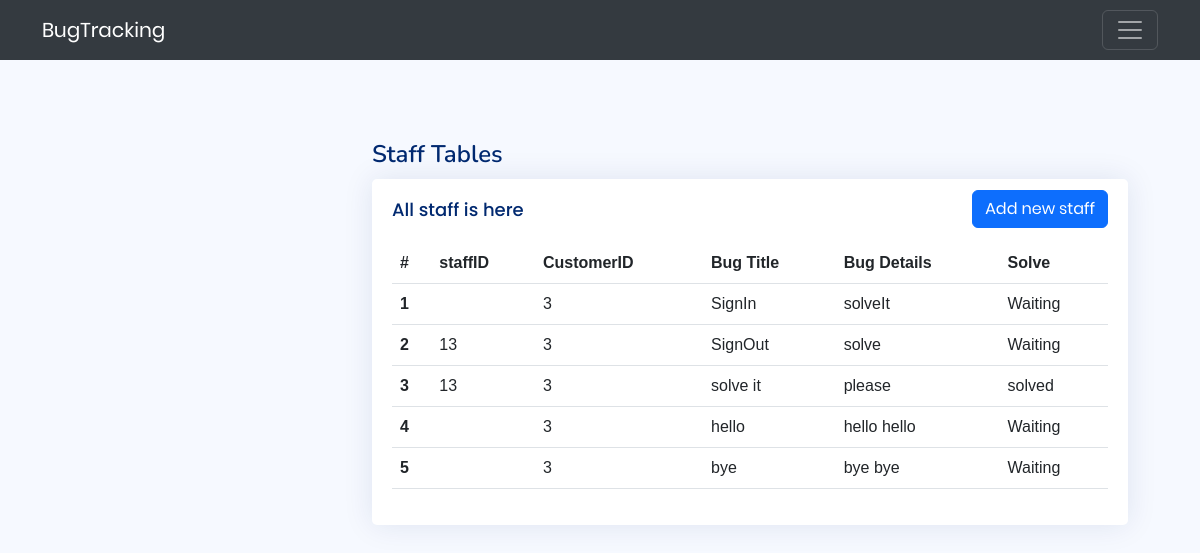
Before: /views/showMyBug.php (signed in) with the older database file.
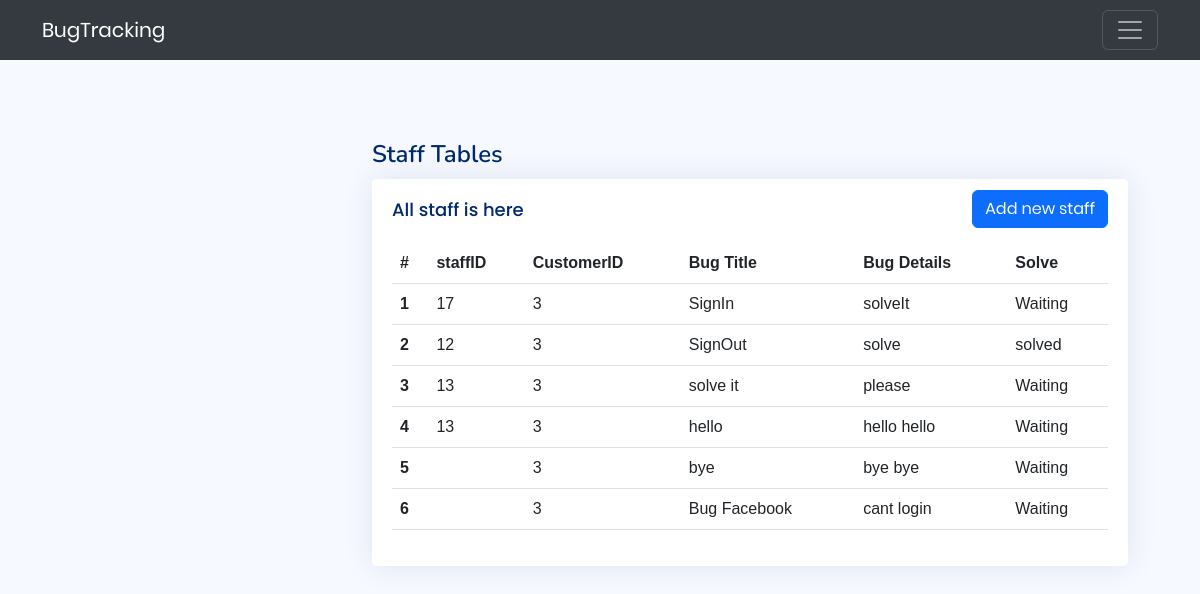
After: the same page with the newer database file.
### tables this page shows
CREATE TABLE `bug` (
  `bugID` int(11) NOT NULL,
  `staffAssignedID` int(11) DEFAULT NULL,
  `customerReportedID` int(11) NOT NULL,
  `bug title` varchar(255) NOT NULL,
  `bug details` text NOT NULL,
  `solved` int(11) NOT NULL DEFAULT 0
);

### models/customer.php (called while the page is built, shortened)
<?php
class Customer extends User
{
    public function getMyBugs($id)
    {
        $db = new DBController;
        if ($db->openConnect()) {
            $query = "SELECT * FROM bug WHERE customerReportedID='$id'";
            return $db->select($query);
        } else {
            echo "error database connection";
            return false;
        }
    }
}

### controllers/DBController.php (called while the page is built, shortened)
<?php
class DBController
{
    private $dbHost = "localhost";
    private $dbUser = "root";
    private $dbPass = "";
    private $dbName = "bug_tracking";
    public $connection;
    public function openConnect()
    {
        $this->connection = new mysqli($this->dbHost, $this->dbUser, $this->dbPass, $this->dbName);
        if ($this->connection->connect_error) {
            echo "error in connection : " . $this->connection->connect_error;
            return false;
        } else {
            return true;
        }
    }
    public function select($qry)
    {
        $result = $this->connection->query($qry);
        if (!$result) {
            echo "ERROR : " . mysqli_error($this->connection);
            return false;
        } else {
            return $result->fetch_all(MYSQLI_ASSOC);
        }
    }
}
?>

### views/showMyBug.php (the view, shortened to what this page needs)
<?php
if (!isset($_SESSION['userType'])) {
    header("location: login.php");
} else {
    $i = 1;
    require_once '../models/customer.php';
    $customer = new Customer;
    $staffs = $customer->getMyBugs($_SESSION['userID']);
}
?>
<!DOCTYPE html>
<html lang="en">
<head>
    <link href="../views/admin/assets/vendor/boxicons/css/boxicons.min.css" rel="stylesheet">
    <link href="../views/admin/assets/vendor/quill/quill.snow.css" rel="stylesheet">
    <link href="../views/admin/assets/vendor/quill/quill.bubble.css" rel="stylesheet">
    <link href="../views/admin/assets/vendor/remixicon/remixicon.css" rel="stylesheet">
    <link href="../views/admin/assets/vendor/simple-datatables/style.css" rel="stylesheet">
    <link rel="stylesheet" href="../views/css/all.min.css">
    <link rel="stylesheet" href="../views/css/util.css">
    <link rel="stylesheet" href="../views/css/main.css">
    <link rel="stylesheet" href="../views/css/style.css">
    <link rel="stylesheet" href="../views/css/bootstrap.min.css">
    <link href="assets/css/style.css" rel="stylesheet">
</head>
<body>
    <nav class="navbar bg-body-secondary sticky-top na" data-bs-theme="dark">
        <div class="container">
            <a class="navbar-brand" href="../views/customer.php">BugTracking</a>
            <button class="navbar-toggler" type="button" data-bs-toggle="offcanvas" data-bs-target="#offcanvasNavbar"
                aria-controls="offcanvasNavbar" aria-label="Toggle navigation">
                <span class="navbar-toggler-icon"></span>
            </button>
        </div>
    </nav>
    <div class="container">
        <main id="main" class="main show-admin">
            <div class="pagetitle">
                <h1>Staff Tables</h1>
            </div>
            <section class="section">
                <div class="row">
                    <div class="col-lg-12">
                        <div class="card">
                            <div class="card-body">
                                <div class="d-flex justify-content-between align-items-center">
                                    <h5 class="card-title">All staff is here</h5>
                                    <div class="stuff-operator">
                                        <a href="add-staff.php">
                                            <button type="button" class="btn btn-primary add-button">Add new
                                                staff</button>
                                        </a>
                                    </div>
                                </div>
                                <?php
                                if (count($staffs) == 0) {
                                    ?>
                                    <div class="alert alert-danger" role="alert">
                                        There is no any staff
                                    </div>
                                    <?php
                                } else {
                                    ?>
                                    <table class="table datatable">
                                        <thead>
                                            <tr>
                                                <th scope="col">#</th>
                                                <th scope="col">staffID</th>
                                                <th scope="col">CustomerID</th>
                                                <th scope="col">Bug Title</th>
                                                <th scope="col">Bug Details</th>
                                                <th scope="col">Solve</th>
                                            </tr>
                                        </thead>
                                        <tbody>
                                            <?php
                                            foreach ($staffs as $staff) {
                                                ?>
                                                <tr>
                                                    <th scope="row">
                                                        <?php echo $i++; ?>
                                                    </th>
                                                    <td>
                                                        <?php echo $staff["staffAssignedID"] ?>
                                                    </td>
                                                    <td>
                                                        <?php echo $staff["customerReportedID"] ?>
                                                    </td>
                                                    <td>
                                                        <?php echo $staff["bug title"] ?>
                                                    </td>
                                                    <td>
                                                        <?php echo $staff["bug details"] ?>
                                                    </td>
                                                    <td>
                                                        <?php
                                                        if ($staff["solved"] == 1) {
                                                            echo "solved";
                                                        } else {
                                                            echo "Waiting";
                                                        }
                                                        ?>
                                                    </td>
                                                </tr>
                                                <?php
                                            }
                                            ?>
                                        </tbody>
                                    </table>
                                    <?php
                                }
                                ?>
                            </div>
                        </div>
                    </div>
                </div>
            </section>
        </main>
    </div>
</body>
</html>

### views/css/main.css (style rules this page uses)
* { margin: 0px; padding: 0px; box-sizing: border-box; }
body, html { height: 100%; font-family: Poppins-Regular, sans-serif; }
a { font-family: Poppins-Regular; font-size: 14px; line-height: 1.7; color: #666666; margin: 0px; transition: all 0.4s; -webkit-transition: all 0.4s; -o-transition: all 0.4s; -moz-transition: all 0.4s; }
h1,h2,h3,h4,h5,h6 { margin: 0px; }
button { outline: none !important; border: none; background: transparent; }

### views/css/style.css (style rules this page uses)
.show-admin { margin-top: 20px; }
.stuff-operator { display: flex; align-items: center; }
.add-button { margin-bottom: 5px; }
.card { background: #fff; transition: 0.5s; border: 0; margin-bottom: 30px; border-radius: 0.55rem; position: relative; width: 100%; height: 86.6vh; }
* { margin: 0; padding: 0; font-family: "Hind Siliguri", sans-serif; }
.container { width: 90%; margin: auto; }

### views/admin/assets/css/style.css (style rules this page uses)
:root { scroll-behavior: smooth; }
body { font-family: "Open Sans", sans-serif; background: #f6f9ff; color: #444444; }
a { color: #4154f1; text-decoration: none; }
h1, h2, h3, h4, h5, h6 { font-family: "Nunito", sans-serif; }
#main { margin-top: 60px; padding: 20px 30px; transition: all 0.3s; }
.pagetitle { margin-bottom: 10px; }
.pagetitle h1 { font-size: 24px; margin-bottom: 0; font-weight: 600; color: #012970; }
.card { margin-bottom: 30px; border: none; border-radius: 5px; box-shadow: 0px 0 30px rgba(1, 41, 112, 0.1); }
.card-title { padding: 20px 0 15px 0; font-size: 18px; font-weight: 500; color: #012970; font-family: "Poppins", sans-serif; }
.card-body { padding: 0 20px 20px 20px; }
@media (min-width: 1200px) { #main, #footer { margin-left: 300px; } }

Changed rows visible on the page:
changed bug "SignIn": staffAssignedID (not shown) → "17"
changed bug "SignOut": staffAssignedID "13" → "12"; solved "Waiting" → "solved"
changed bug "solve it": solved "solved" → "Waiting"
changed bug "hello": staffAssignedID (not shown) → "13"
added bug: customerReportedID "3", bug title "Bug Facebook", bug details "cant login", solved "Waiting"
